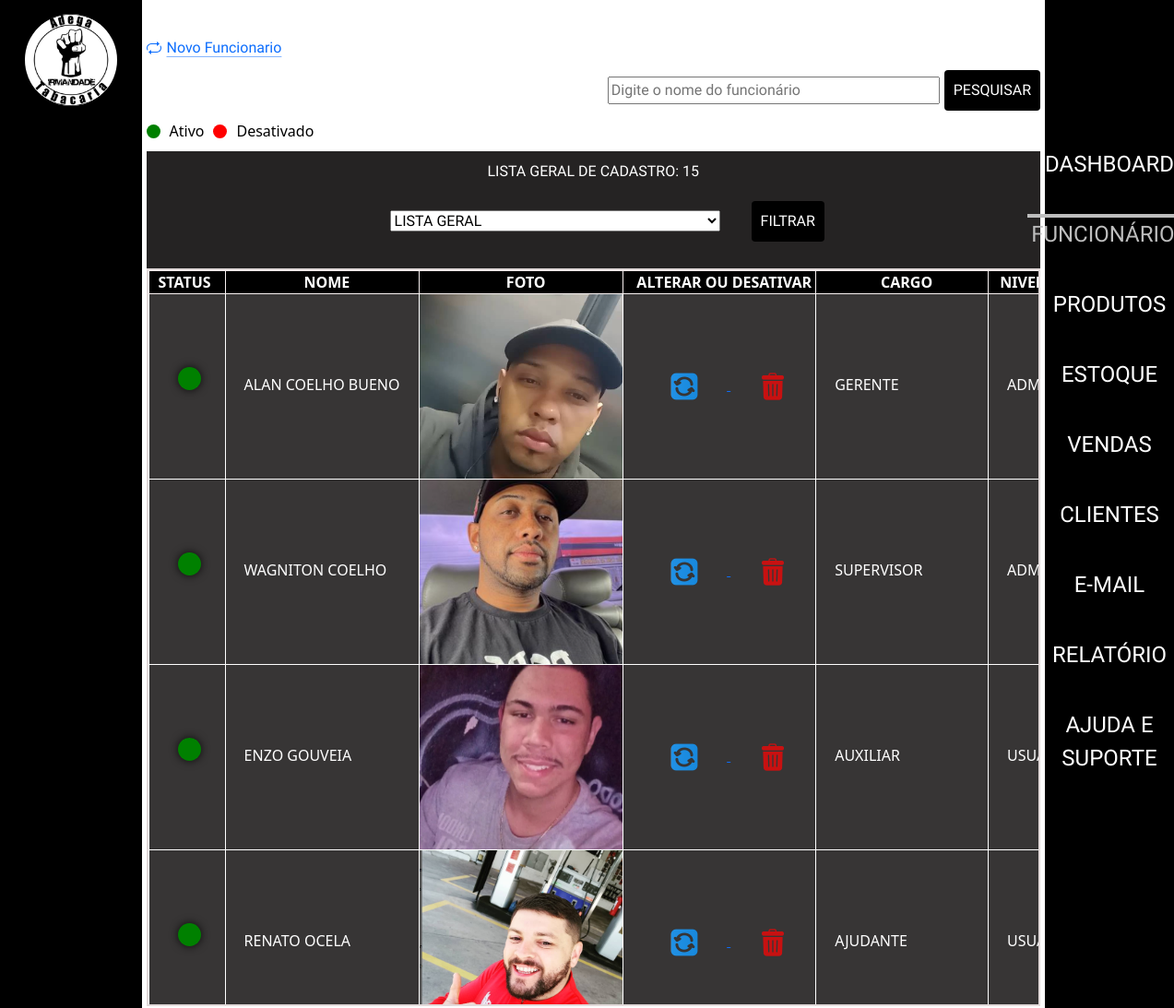
Before: /admin/index.php?p=funcionarios (upper part) with the older database file.
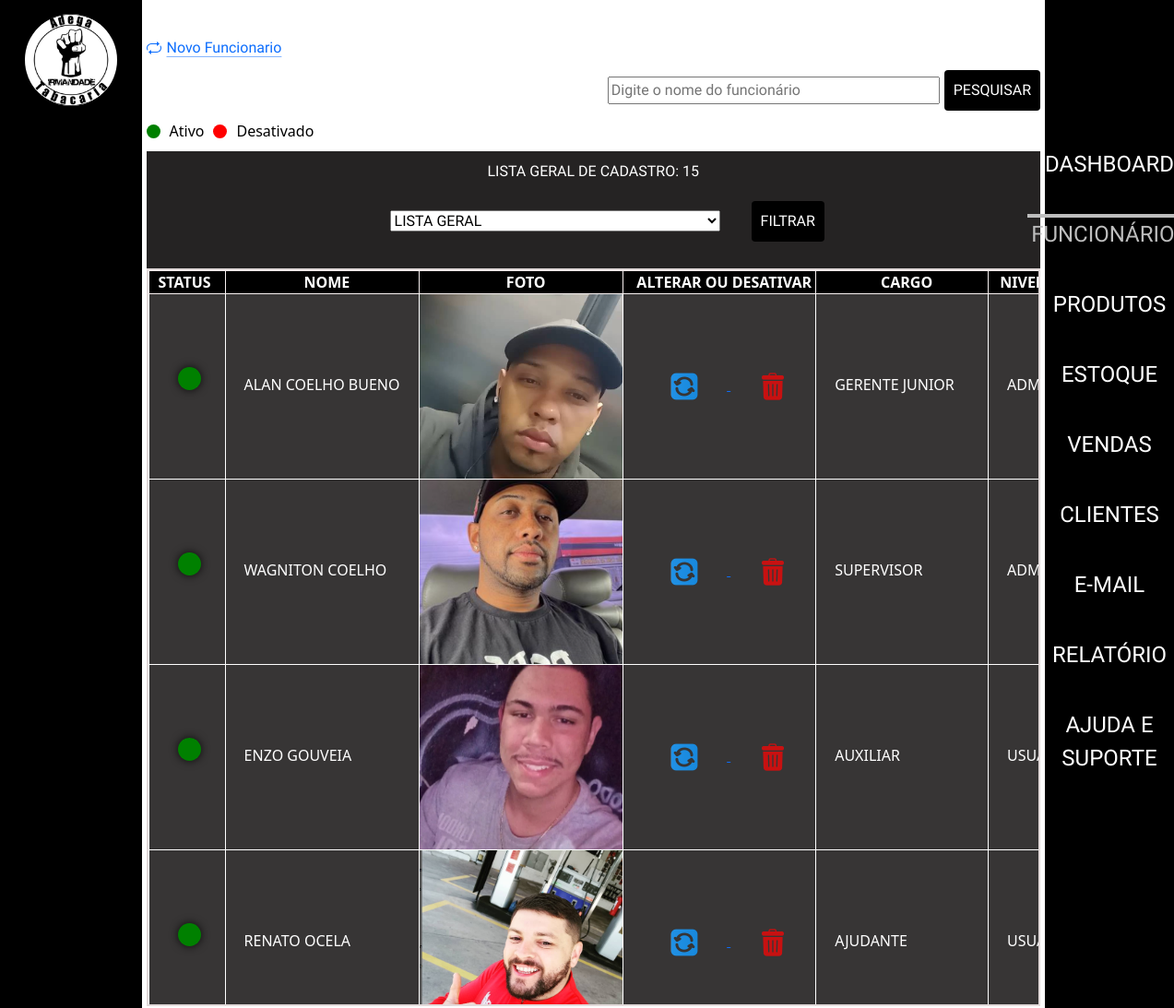
After: the same page with the newer database file.
### tables this page shows
CREATE TABLE `tblfuncionarios` (
  `idFuncionario` int(11) NOT NULL,
  `nomeFuncionario` varchar(50) NOT NULL,
  `altFuncionario` varchar(50) NOT NULL,
  `cargoFuncionario` varchar(20) NOT NULL,
  `dataNascFuncionario` date NOT NULL,
  `emailFuncionario` varchar(80) NOT NULL,
  `senhaFuncionario` varchar(20) NOT NULL,
  `nivelFuncionario` varchar(15) NOT NULL,
  `dataAdmissaoFuncionario` date NOT NULL,
  `enderecoFuncionario` varchar(50) NOT NULL,
  `telFuncionario` varchar(15) NOT NULL,
  `cepFuncionario` varchar(10) NOT NULL,
  `statusFuncionario` varchar(10) NOT NULL,
  `fotoFuncionario` varchar(100) DEFAULT NULL,
  `linkFaceFuncionario` varchar(150) NOT NULL,
  `linkInstaFuncionario` varchar(150) NOT NULL,
  `linkWhatsFuncionario` varchar(150) NOT NULL
);

### admin/class/funcionario.php (called while the page is built, shortened)
<?php
class FuncionarioClass
{
    public function listarAtivos()
    {
        $sql = "SELECT * FROM tblfuncionarios WHERE statusFuncionario = 'ATIVO' ORDER BY idFuncionario ASC";
        $conn = Conexao::LigarConexao();
        $resultado = $conn->query($sql);
        $lista = $resultado->fetchAll();
        return $lista;
    }
    public function listarDesativados()
    {
        $sql = "SELECT * FROM tblfuncionarios WHERE statusFuncionario = 'DESATIVADO' ORDER BY idFuncionario ASC";
        $conn = Conexao::LigarConexao();
        $resultado = $conn->query($sql);
        $listaDesativados = $resultado->fetchAll();
        return $listaDesativados;
    }
}

### admin/funcionarios/listar.php (the view, shortened to what this page needs)
<?php
require_once('class/funcionario.php');
$funcionario = new FuncionarioClass();
$listaAtivos = $funcionario->listarAtivos();
$listaDesativados = $funcionario->listarDesativados();
$listaFiltrada = array_merge($listaAtivos, $listaDesativados);
$statusFiltrar = '';
$totalCadastrados = count($listaFiltrada);
$totalAtivos = count($listaAtivos);
$totalDesativados = count($listaDesativados);
?>
<div>
    <a class="icon-link icon-link-hover" style="--bs-icon-link-transform: translate3d(0, -.125rem, 0);" href="index.php?p=funcionarios&f=cadastrar">
        Novo Funcionario
    </a>
</div>
<div>
    <form class="CampoPes" action="" method="POST">
        <input type="text" id="searchInput" name="searchInput" placeholder="Digite o nome do funcionário">
        <button type="submit">Pesquisar</button>
    </form>
</div>
<?php if (empty($statusFiltrar) || $statusFiltrar === 'LISTA GERAL') : ?>
    <div class="legenda-status">
        <div class="bolinha verde"></div>
        <span>Ativo</span>
        <div class="bolinha vermelha"></div>
        <span>Desativado</span>
    </div>
<?php endif; ?>
<form class="formStatus" action="" method="POST">
    <div>
        <select class="seleAtual" aria-label="Default select example" name="statusFuncionario">
            <option value="" <?php echo empty($statusFiltrar) ? 'selected' : 'LISTA GERAL'; ?>>LISTA GERAL</option>
        </select>
        <button type="submit">Filtrar</button>
    </div>
    <div>
        <?php if ($statusFiltrar === 'ATIVO') : ?>
            <p class="total">Total de ativos: <?php echo $totalAtivos; ?></p>
        <?php elseif ($statusFiltrar === 'DESATIVADO') : ?>
            <p class="total">Total de desativados: <?php echo $totalDesativados; ?></p>
        <?php else : ?>
            <p class="total">Lista Geral de Cadastro: <?php echo $totalCadastrados; ?></p>
        <?php endif; ?>
    </div>
</form>
<div class="table-container" id="arrastarMouse">
    <div>
        <table>
            <thead>
                <tr>
                    <?php if (empty($statusFiltrar) || $statusFiltrar === 'LISTA GERAL') : ?>
                        <th class="spanstatus" >Status</th>
                    <?php endif; ?>
                    <th>Nome</th>
                    <th>Foto</th>
                    <?php if ($statusFiltrar !== 'DESATIVADO') : ?>
                        <th>Alterar ou Desativar</th>
                    <?php endif; ?>
                    <th>Cargo</th>
                    <th>Nivel de Acesso</th>
                </tr>
            </thead>
            <tbody>
                <?php foreach ($listaFiltrada as $linha) : ?>
                    <?php if (empty($statusFiltrar) || $linha['statusFuncionario'] === $statusFiltrar) : ?>
                        <tr>
                            <?php if (empty($statusFiltrar) || $statusFiltrar === 'LISTA GERAL') : ?>
                                <td class="spanstatus">
                                    <?php if ($linha['statusFuncionario'] === 'ATIVO') : ?>
                                        <span class="status-span active-status"></span>
                                    <?php else : ?>
                                        <span class="status-span inactive-status"></span>
                                    <?php endif; ?>
                                </td>
                            <?php endif; ?>
                            <td><?php echo $linha['nomeFuncionario'] ?></td>
                            <td class="fotoGeral">
                                <a href="../src/imagens/<?php echo $linha['fotoFuncionario'] ?>" data-lightbox="<?php echo $linha['nomeFuncionario'] ?>" data-title="<?php echo $linha['nomeFuncionario'] ?>">
                                    <img src="../src/imagens/<?php echo $linha['fotoFuncionario'] ?>" data-alt="<?php echo $linha['nomeFuncionario'] ?>">
                                </a>
                            </td>
                            <?php if ($statusFiltrar !== 'DESATIVADO') : ?>
                                <td class="btngrudsicone">
                                    <a href="index.php?p=funcionarios&f=atualizar&id=<?php echo $linha['idFuncionario'] ?>">
                                        <img src="./img/setas-flechas.png" alt="">
                                    </a>
                                    <a href="index.php?p=funcionarios&f=desativar&id=<?php echo $linha['idFuncionario'] ?>" onclick="return confirmarDesativacao()">
                                        <img src="./img/lixeira-de-reciclagem.png" alt="">
                                    </a>
                                </td>
                            <?php endif; ?>
                            <td><?php echo $linha['cargoFuncionario'] ?></td>
                            <td><?php echo $linha['nivelFuncionario'] ?></td>
                        </tr>
                    <?php endif; ?>
                <?php endforeach; ?>
            </tbody>
        </table>
    </div>
</div>

### admin/index.php (shortened to what this page needs)
<?php
$pagina = @$_GET['p'];
?>
<!DOCTYPE html>
<html lang="pt-BR">
<head>
    <link rel="stylesheet" href="../src/css/reset.css">
    <link rel="stylesheet" href="https://cdnjs.cloudflare.com/ajax/libs/animate.css/4.1.1/animate.min.css">
    <link rel="stylesheet" href="https://cdn.jsdelivr.net/npm/bootstrap@5.3.2/dist/css/bootstrap.min.css">
    <link rel="stylesheet" href="./css/estilo.css">
</head>
<body>
    <main>
        <section class="topoEsquerda">
            <h1>
                <img src="img/logoadega.png" alt=" imagem da logo">
            </h1>
        </section>
        <div class="box">
            <?php
            switch ($pagina) {
                case 'funcionarios':
                    require_once('funcionarios/funcionarios.php');
                    break;
            }
            ?>
        </div>
        <div class="menu">
        <?php
        $pagina = @$_GET['p'];
        ?>
            <nav>
                <ul>
                    <li><a href="index.php?p=dashboard" class="<?= ($pagina == 'dashboard' || $pagina == '') ? 'menuAtivo' : ''; ?>"> Dashboard </a></li>
                    <li><a href="index.php?p=funcionarios" class="<?= ($pagina == 'funcionarios') ? 'menuAtivo' : ''; ?>"> Funcionários </a></li>
                    <li><a href="index.php?p=produtos" class="<?= ($pagina == 'produtos') ? 'menuAtivo' : ''; ?>"> Produtos </a></li>
                    <li><a href="index.php?p=estoque" class="<?= ($pagina == 'estoque') ? 'menuAtivo' : ''; ?>"> Estoque </a></li>
                    <li><a href="index.php?p=vendas" class="<?= ($pagina == 'vendas') ? 'menuAtivo' : ''; ?>"> Vendas </a></li>
                    <li><a href="index.php?p=clientes" class="<?= ($pagina == 'clientes') ? 'menuAtivo' : ''; ?>"> Clientes </a></li>
                    <li><a href="index.php?p=contato" class="<?= ($pagina == 'contato') ? 'menuAtivo' : ''; ?>"> E-mail </a></li>
                    <li><a href="index.php?p=relatorio" class="<?= ($pagina == 'relatorio') ? 'menuAtivo' : ''; ?>"> Relatório </a></li>
                    <li><a href="index.php?p=ajuda%20e%20suporte" class="<?= ($pagina == 'ajuda e suporte') ? 'menuAtivo' : ''; ?>"> Ajuda e Suporte </a></li>
                </ul>
            </nav>
        </div>
    </main>
</body>

### admin/funcionarios/funcionarios.php
<?php
$pagina = @$_GET['f'];
if ($pagina == NULL) {
    require_once ('listar.php');
}else {
    if($pagina == 'cadastrar') { require_once('cadastrar.php');}
    if($pagina ==  'atualizar') { require_once('atualizar.php');}
    if($pagina == 'desativar' ) { require_once('desativar.php');}
    if($pagina == 'ativar' ) { require_once('ativar.php');}
}

### admin/css/estilo.css (style rules this page uses)
* a, h1, h2, h3, h4 { font-family: 'Secular One'; font-size: 16px; text-align: center; margin: 0; padding: 0; box-sizing: border-box; }
body { display: flex; flex-direction: column; min-height: 100vh; color: #ffffff; }
h1 { width: 80%; margin-top: 10px }
h1 img { width: 70%; border-radius: 50%; }
.topoEsquerda { background: #000000; display: flex; flex-direction: column; width: 200px; justify-content: space-between; align-items: center; }
main { width: 100%; flex: 1; display: flex; }
.menu { display: flex; background: #000000; color: #ffffff; text-align: center; margin: 0 auto; width: 11%; align-items: center; flex-direction: column; }
ul { padding: 140px 20px; }
ul li { padding: 20px 20px; }
nav ul li a { color: #ffffff; text-decoration: none; font-size: 1.5em; text-transform: uppercase; }
.menuAtivo { color: #bdbdbd !important; border-top: solid 4px #bdbdbd; padding: 4px; }
.box { width: 100%; min-height: 400px; overflow: auto; box-sizing: border-box; padding: 40px 5px; color: #000000; }
.fotoGeral { width: 100%; object-fit: cover; text-indent: 0; }
.fotoGeral img { width: 220px; height: 200px; object-fit: cover; }
.table-container { max-height: 800px; overflow-y: auto; overflow-x: auto; border: 2px solid #e3dada; text-align: justify; white-space: nowrap; cursor: grab; }
table { width: 100%; border-collapse: collapse; border: 1px solid #f8f1f1; }
td { background: #373535; border: 1px solid #fff; color: #fff; text-indent: 20px; text-transform: uppercase; width: 100%; }
th { border: 1px solid #f8f1f1; text-align: center; font-size: 1.0em; font-weight: bold; text-transform: uppercase; text-indent: 10px; background: #000000; color: #ffffff; }
h1 { text-align: center; background: #000000; width: 100%; padding: 5px 5px; text-transform: uppercase; }
form { display: flex; flex-direction: column; align-items: center; background: #252323; width: 100%; font-family: 'Secular One'; text-transform: uppercase; }
input { margin: 5px 5px; width: 360px; }
select { margin: 30px; }
button { margin: 10px 0; padding: 10px; background-color: #000000; color: #fff; border: none; border-radius: 4px; text-transform: uppercase; }
.seleAtual { width: 358px; }
.total { color: #ffffff; font-size: 1.0em; margin-bottom: 0; }
.formStatus { display: flex; flex-direction: column-reverse; justify-content: space-around; padding: 10px; }
.CampoPes { display: flex; justify-content: flex-end; flex-direction: row; background: none; }
.btngrudsicone img { margin-right: 30px; margin-left: 30px; }
.spanstatus { text-align: center; padding-right: 15px; }
.status-span { display: inline-block; width: 25px; height: 25px; border-radius: 50%; box-shadow: 0 0 10px rgba(0, 0, 0, 0.8); }
.active-status { background-color: green; animation: pulse 1s infinite alternate; padding: 5px 5px; }
.legenda-status { display: flex; align-items: center; gap: 10px; margin-bottom: 10px; }
.bolinha { width: 15px; height: 15px; border-radius: 50%; }
.verde { background-color: green; }
.vermelha { background-color: red; }

Changed rows visible on the page:
changed tblfuncionarios "ALAN COELHO BUENO": cargoFuncionario "GERENTE" → "GERENTE JUNIOR"
